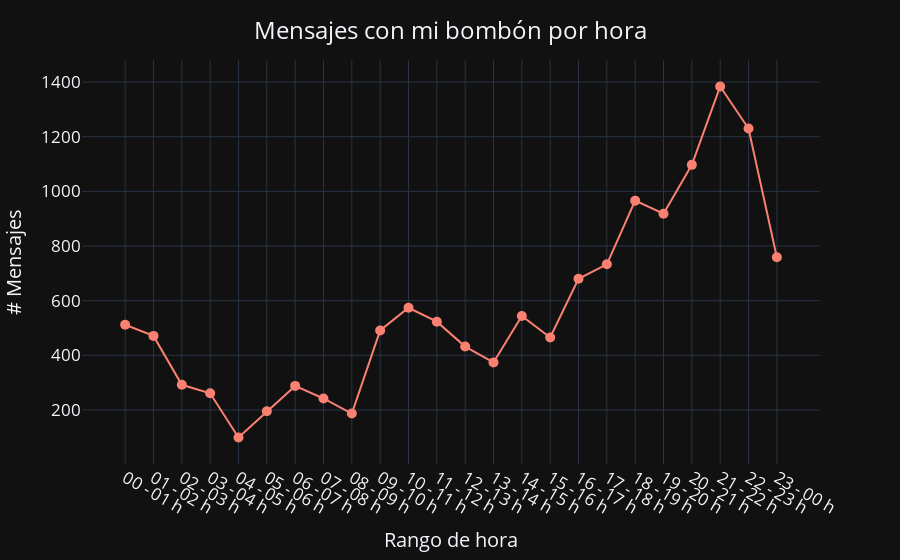

Write notebook code for a chart like this one.
### Code cell
#(NO LO SOPORTA VISUAL STUDIO CODE)

# Crear una columna de 1 para realizar el conteo de mensajes
df['# Mensajes por hora'] = 1

# Sumar (contar) los mensajes que tengan la misma fecha
mensajes_hora = df.groupby('rangoHora').count().reset_index()

# Plotear la cantidad de mensajes respecto del tiempo
fig = px.line(mensajes_hora, x='rangoHora', y='# Mensajes por hora', color_discrete_sequence=['salmon'], template='plotly_dark')

# Ajustar el gráfico
fig.update_layout(
    title={'text': 'Mensajes con mi bombón por hora', 'y':0.96, 'x':0.5, 'xanchor': 'center'},
    font=dict(size=17))
fig.update_traces(mode='markers+lines', marker=dict(size=10))
fig.update_xaxes(title_text='Rango de hora', tickangle=30)
fig.update_yaxes(title_text='# Mensajes')

#fig.show()

### Figure 1 — Plotly figure (JSON) as saved in the notebook; plotly's stock layout.template omitted (floating-point values rounded to 4 significant figures)
{"data": [{"hovertemplate": "rangoHora=%{x}<br># Mensajes por hora=%{y}<extra></extra>", "legendgroup": "", "line": {"color": "salmon", "dash": "solid"}, "marker": {"size": 10, "symbol": "circle"}, "mode": "markers+lines", "name": "", "orientation": "v", "showlegend": false, "type": "scatter", "x": ["00 - 01 h", "01 - 02 h", "02 - 03 h", "03 - 04 h", "04 - 05 h", "05 - 06 h", "06 - 07 h", "07 - 08 h", "08 - 09 h", "09 - 10 h", "10 - 11 h", "11 - 12 h", "12 - 13 h", "13 - 14 h", "14 - 15 h", "15 - 16 h", "16 - 17 h", "17 - 18 h", "18 - 19 h", "19 - 20 h", "20 - 21 h", "21 - 22 h", "22 - 23 h", "23 - 00 h"], "xaxis": "x", "y": [512, 471, 292, 261, 99, 195, 288, 242, 187, 491, 574, 523, 432, 374, 544, 465, 680, 733, 966, 918, 1097, 1384, 1230, 759], "yaxis": "y"}], "layout": {"font": {"size": 17}, "legend": {"tracegroupgap": 0}, "margin": {"t": 60}, "title": {"text": "Mensajes con mi bombón por hora", "x": 0.5, "xanchor": "center", "y": 0.96}, "xaxis": {"anchor": "y", "domain": [0, 1], "tickangle": 30, "title": {"text": "Rango de hora"}}, "yaxis": {"anchor": "x", "domain": [0, 1], "title": {"text": "# Mensajes"}}}}
